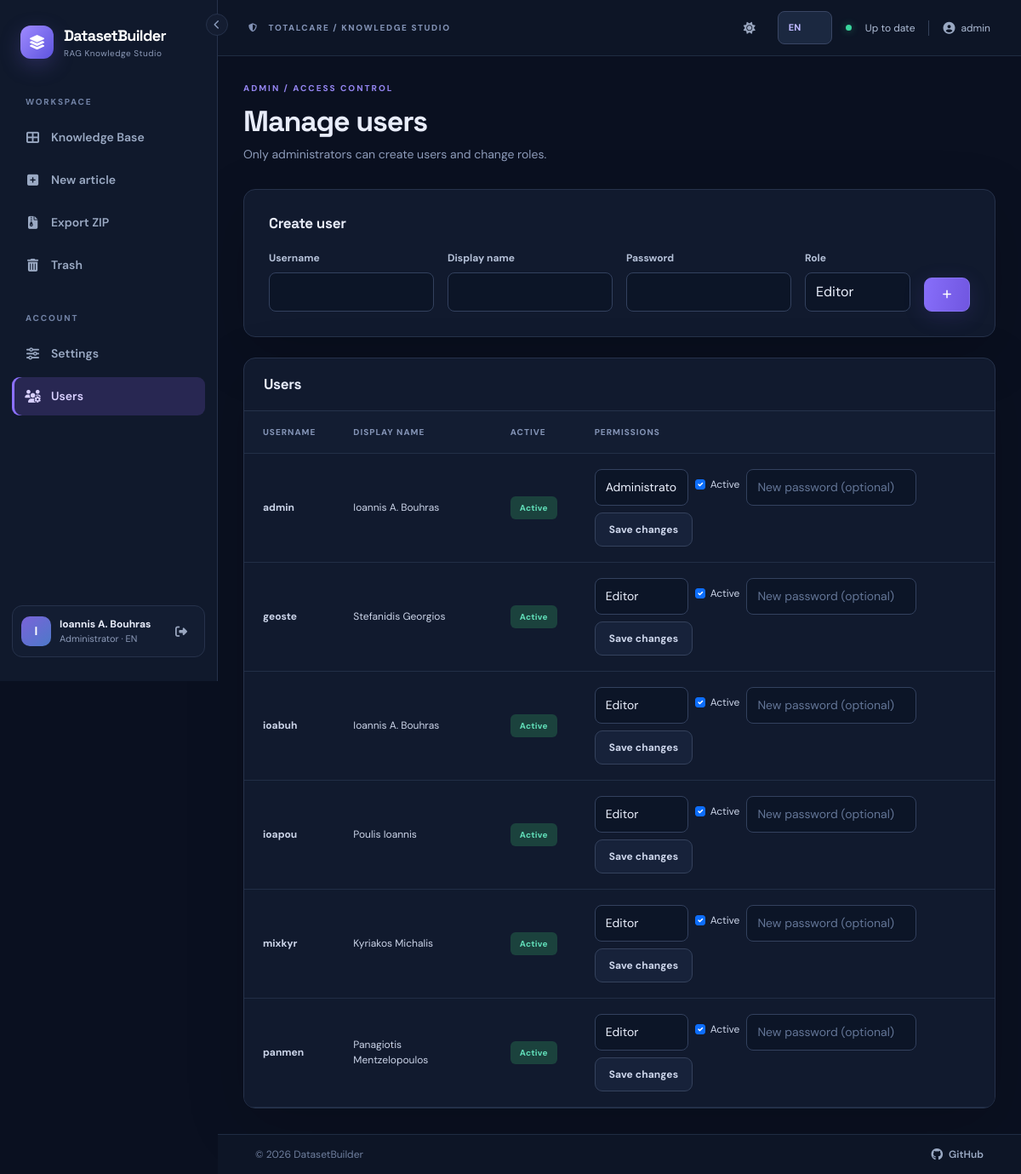
Page /admin/users (signed in) on the committed database.
### datasetbuilder/models.py (models this page shows, shortened)
class User(UserMixin, db.Model):
    __tablename__ = "users"
    id = db.Column(db.Integer, primary_key=True)
    username = db.Column(db.String(80), nullable=False, unique=True)
    display_name = db.Column(db.String(160), nullable=False)
    password_hash = db.Column(db.String(255), nullable=False)
    role = db.Column(db.String(20), nullable=False, default="editor")
    active = db.Column(db.Boolean, nullable=False, default=True)
    created_at = db.Column(db.DateTime, nullable=False, default=utcnow)
    last_login_at = db.Column(db.DateTime)
    preferred_language = db.Column(db.String(2), nullable=False, default="en")
    preferred_theme = db.Column(db.String(5), nullable=False, default="dark")
    @property
    def is_active(self):
        return self.active
    def can_edit(self):
        return self.role in ("admin", "editor")
    def is_admin(self):
        return self.role == "admin"

### datasetbuilder/admin.py (the view)
@bp.get('/users')
@login_required
def users():
    admin_only()
    accounts = db.session.query(User).order_by(User.username.asc()).all()
    return render_template('users.html', accounts=accounts)

### datasetbuilder/__init__.py (called while the page is built)
@login_manager.user_loader
def load_user(user_id):
    try:
        user = db.session.get(User, int(user_id))
        return user if user and user.active else None
    except (TypeError, ValueError):
        return None

### datasetbuilder/admin.py (called while the page is built)
def admin_only():
    if not current_user.is_admin():
        abort(403)

### datasetbuilder/i18n.py (called while the page is built)
def translate(key, lang='en'):
    return (EL if lang == 'el' else EN).get(key, EN.get(key, key))

### datasetbuilder/templates/users.html (shortened to what this page needs)
{% extends 'base.html' %}
{% block content %}<div class="wide-container"><div class="page-head"><div><div class="eyebrow">{{ t('access_eyebrow')|upper }}</div><h1>{{ t('manage_users') }}</h1><p class="muted">{{ t('admin_access_text') }}</p></div></div><div class="surface form-surface mb-4"><h2>{{ t('new_user') }}</h2><form method="post" action="{{ url_for('admin.create_user') }}" class="row g-3 mt-1"><input type="hidden" name="csrf_token" value="{{ csrf_token() }}"><div class="col-md-3"><label class="form-label">{{ t('username') }}</label><input class="form-control" name="username" required minlength="3" maxlength="80"></div><div class="col-md-3"><label class="form-label">{{ t('display_name') }}</label><input class="form-control" name="display_name" required></div><div class="col-md-3"><label class="form-label">{{ t('password') }}</label><input class="form-control" type="password" name="password" required minlength="12"></div><div class="col-md-2"><label class="form-label">{{ t('role') }}</label><select class="form-select" name="role"><option value="editor">{{ t('account_role_editor') }}</option><option value="viewer">{{ t('account_role_viewer') }}</option><option value="admin">{{ t('account_role_admin') }}</option></select></div><div class="col-md-1 align-self-end"><button class="btn btn-primary w-100"><i class="fa-solid fa-plus"></i></button></div></form></div><div class="surface"><div class="surface-header"><h2>{{ t('users') }}</h2></div><div class="table-responsive"><table class="table data-table"><thead><tr><th>{{ t('username') }}</th><th>{{ t('display_name') }}</th><th>{{ t('active') }}</th><th>{{ t('permissions') }}</th></tr></thead><tbody>{% for u in accounts %}<tr><td><b>{{ u.username }}</b></td><td>{{ u.display_name }}</td><td><span class="status-pill {% if u.active %}status-approved{% else %}status-draft{% endif %}">{{ t('active_label') if u.active else t('inactive_label') }}</span></td><td><form class="d-flex flex-wrap align-items-center gap-2" method="post" action="{{ url_for('admin.update_user', user_id=u.id) }}"><input type="hidden" name="csrf_token" value="{{ csrf_token() }}"><select class="form-select form-select-sm" name="role" style="width:110px">{% for role in ['admin','editor','viewer'] %}<option value="{{ role }}" {% if u.role==role %}selected{% endif %}>{{ t('account_role_'+role) }}</option>{% endfor %}</select><label class="form-check mb-0"><input class="form-check-input" type="checkbox" name="active" {% if u.active %}checked{% endif %}> {{ t('active') }}</label><input type="password" class="form-control form-control-sm" name="password" minlength="12" placeholder="{{ t('new_password_optional') }}" style="max-width:200px"><button class="btn btn-sm btn-outline-light-custom">{{ t('save') }}</button></form></td></tr>{% endfor %}</tbody></table></div></div></div>{% endblock %}

### datasetbuilder/templates/base.html (shortened to what this page needs)
<!doctype html>
<html lang="{{ ui_lang }}" data-theme="{{ ui_theme }}">
<head>
  <link rel="stylesheet" href="{{ url_for('static', filename='vendor/bootstrap.min.css') }}">
  <link rel="stylesheet" href="https://cdnjs.cloudflare.com/ajax/libs/font-awesome/6.5.2/css/all.min.css">
  <link rel="stylesheet" href="{{ url_for('static', filename='css/app.css') }}">
  <link rel="stylesheet" href="{{ url_for('static', filename='css/print.css') }}" media="print">
</head>
<body class="{% if current_user.is_authenticated %}app-shell{% else %}login-shell{% endif %}{% if nav_collapsed %} nav-collapsed{% endif %}">
{% if current_user.is_authenticated %}
  <aside class="sidebar" id="appSidebar">
    <button type="button" class="nav-collapse-btn" id="nav-collapse" aria-controls="appSidebar" aria-expanded="true" title="{{ t('collapse_nav') }}"><i class="fa-solid fa-chevron-left"></i></button>
    <a class="brand" href="{{ url_for('main.dashboard') }}">
      <span class="brand-icon"><i class="fa-solid fa-layer-group"></i></span>
      <span class="brand-text"><strong>DatasetBuilder</strong><small>{{ t('tagline') }}</small></span>
    </a>
    <div class="sidebar-label">{{ t('workspace')|upper }}</div>
    <nav class="menu">
      <a class="menu-link {% if request.endpoint == 'main.dashboard' %}active{% endif %}" href="{{ url_for('main.dashboard') }}" title="{{ t('dashboard') }}"><i class="fa-solid fa-table-cells-large"></i> <span class="nav-text">{{ t('dashboard') }}</span></a>
      {% if current_user.can_edit() %}
      <a class="menu-link {% if request.endpoint == 'main.new_document' %}active{% endif %}" href="{{ url_for('main.new_document') }}" title="{{ t('new_article') }}"><i class="fa-solid fa-square-plus"></i> <span class="nav-text">{{ t('new_article') }}</span></a>
      {% endif %}
      <a class="menu-link" href="{{ url_for('main.export_zip') }}" id="nav-export" title="{{ t('export') }}"><i class="fa-solid fa-file-zipper"></i> <span class="nav-text">{{ t('export') }}</span></a>
      {% if current_user.can_edit() %}<a class="menu-link {% if request.endpoint == 'main.trash' %}active{% endif %}" href="{{ url_for('main.trash') }}" title="{{ t('trash') }}"><i class="fa-solid fa-trash-can"></i> <span class="nav-text">{{ t('trash') }}</span></a>{% endif %}
    </nav>
    <div class="sidebar-label mt-4">{{ t('account')|upper }}</div>
    <nav class="menu">
      <a class="menu-link {% if request.endpoint == 'main.settings' %}active{% endif %}" href="{{ url_for('main.settings') }}" title="{{ t('settings') }}"><i class="fa-solid fa-sliders"></i> <span class="nav-text">{{ t('settings') }}</span></a>
      {% if current_user.is_admin() %}<a class="menu-link {% if request.endpoint == 'admin.users' %}active{% endif %}" href="{{ url_for('admin.users') }}" title="{{ t('users') }}"><i class="fa-solid fa-users-gear"></i> <span class="nav-text">{{ t('users') }}</span></a>{% endif %}
    </nav>
    <div class="sidebar-footer">
      <div class="user-avatar">{{ current_user.display_name[:1]|upper }}</div>
      <div class="user-mini"><b>{{ current_user.display_name }}</b><small>{{ t('account_role_'+current_user.role) }} · {{ 'EL' if ui_lang == 'el' else 'EN' }}</small></div>
      <form method="post" action="{{ url_for('auth.logout') }}"><input type="hidden" name="csrf_token" value="{{ csrf_token() }}"><button class="icon-btn" title="{{ t('logout') }}" aria-label="{{ t('logout') }}"><i class="fa-solid fa-right-from-bracket"></i></button></form>
    </div>
  </aside>
{% endif %}
<main class="{% if current_user.is_authenticated %}main-area{% else %}login-main{% endif %}">
{% if current_user.is_authenticated %}
  <header class="topbar">
    <div class="d-flex align-items-center gap-2"><span class="location-label"><i class="fa-solid fa-shield-halved me-2"></i> TOTALCARE / {{ t('knowledge_studio')|upper }}</span></div>
    <div class="d-flex align-items-center gap-3"><button class="icon-btn" id="theme-toggle" type="button" title="{{ t('switch_theme') }}" aria-label="{{ t('switch_theme') }}"><i class="fa-solid fa-{{ 'sun' if ui_theme == 'dark' else 'moon' }}"></i></button><form action="{{ url_for('main.change_language') }}" method="post" class="d-inline-flex align-items-center"><input type="hidden" name="csrf_token" value="{{ csrf_token() }}"><input type="hidden" name="next" value="{{ request.full_path }}"><select name="language" class="form-select form-select-sm lang-switch" aria-label="{{ t('preferred_language') }}"><option value="en" {% if ui_lang=='en' %}selected{% endif %}>EN</option><option value="el" {% if ui_lang=='el' %}selected{% endif %}>ΕΛ</option></select></form><span class="live-dot"></span><span class="topbar-note">{{ t('ready') }}</span><span class="topbar-user"><i class="fa-solid fa-user-circle"></i>{{ current_user.username }}</span></div>
  </header>
{% endif %}
  <div class="content-area {% block content_class %}{% endblock %}">{% block content %}{% endblock %}</div>
  <footer class="app-footer">
    <span class="app-footer-copy">&copy; {{ footer_year }} {{ footer_owner }}</span>
    <a class="app-footer-link" href="{{ footer_url }}" target="_blank" rel="noopener noreferrer"><i class="fa-brands fa-github"></i> GitHub</a>
  </footer>
</main>
<div class="toast-container position-fixed top-0 end-0 p-4" id="toast-container" style="z-index:11000;"></div>
</body>
</html>

### rows in the picture
User: display_name "I", display_name "Ioannis A. Bouhras", role "Administrator", preferred_language "EN", language "EN", username "admin", active "Active", active "☑", t "Active", t "Save changes"
User: username "geoste", display_name "Stefanidis Georgios", active "Active", role "Editor", active "☑", t "Active", t "Save changes"
User: username "ioabuh", display_name "Ioannis A. Bouhras", active "Active", role "Editor", active "☑", t "Active", t "Save changes"
User: username "ioapou", display_name "Poulis Ioannis", active "Active", role "Editor", active "☑", t "Active", t "Save changes"
User: username "mixkyr", display_name "Kyriakos Michalis", active "Active", role "Editor", active "☑", t "Active", t "Save changes"
User: username "panmen", display_name "Panagiotis Mentzelopoulos", active "Active", role "Editor", active "☑", t "Active", t "Save changes"

### other values in the picture
{{ t('tagline') }} "RAG Knowledge Studio"
{{ t('workspace')|upper }} "WORKSPACE"
{{ t('dashboard') }} "Knowledge Base"
{{ t('new_article') }} "New article"
{{ t('export') }} "Export ZIP"
{{ t('trash') }} "Trash"
{{ t('account')|upper }} "ACCOUNT"
{{ t('settings') }} "Settings"
{{ t('users') }} "Users"
{{ t('knowledge_studio')|upper }} "KNOWLEDGE STUDIO"
{{ t('ready') }} "Up to date"
{{ t('access_eyebrow')|upper }} "ADMIN / ACCESS CONTROL"
{{ t('manage_users') }} "Manage users"
{{ t('admin_access_text') }} "Only administrators can create users and change roles."
{{ t('new_user') }} "Create user"
